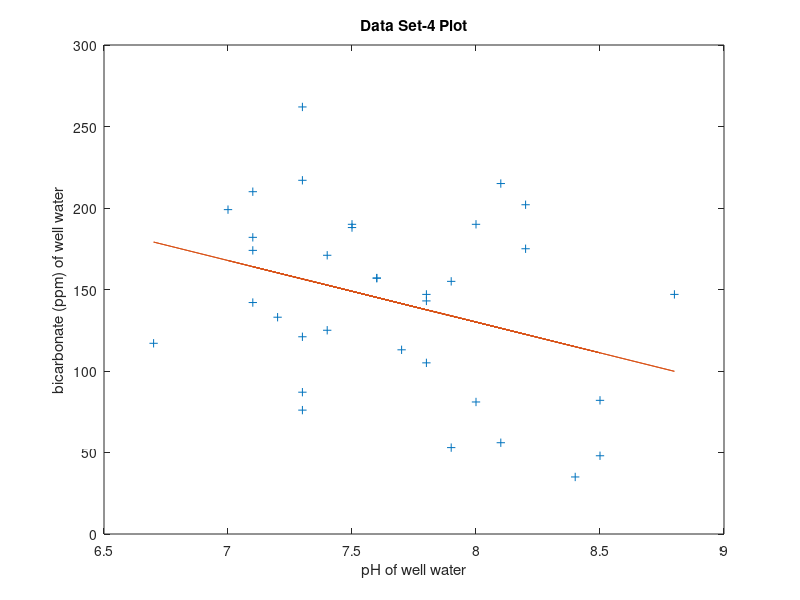

MATLAB code for this plot:
clc
clear all
x=[7.6 7.1 8.2 7.5 7.4 7.8 7.3 8 7.1 7.5 8.1 7 7.3 7.8 7.3 8 8.5 7.1 8.2 7.9 7.6 8.8 7.2 7.9 8.1 7.7 8.4 7.4 7.3 8.5 7.8 6.7 7.1 7.3];
y=[157 174 175 188 171 143 217 190 142 190 215 199 262 105 121 81 82 210 202 155 157 147 133 53 56 113 35 125 76 48 147 117 182 87];
n=length(x);
sumx=0;
sumy=0;
sumxy=0;
sumxsq=0;
sumysq=0;
for i=1:n
    sumx=sumx+x(i);
    sumy=sumy+y(i);
    sumxy=sumxy+(x(i)*y(i));
    sumxsq=sumxsq+(x(i)*x(i));
    sumysq=sumysq+(y(i)*y(i));
end

ymean=sumy/n;
xmean=sumx/n;

a1=((sumx*sumy)-(n*sumxy))/(((sumx)^2)-(n*sumxsq))
a0=ymean-(a1*xmean)
for i=1:n
    ycalc(i)=(a0+(a1*x(i)));
end

rsq=(-(sumx*sumy)+(n*sumxy))/((sqrt(-(sumx*sumx)+(n*sumxsq)))*(sqrt(n*sumysq-sumy*sumy)))
plot(x,y,'+')
hold on
plot(x,ycalc)
title('Data Set-4 Plot')
xlabel('pH of well water')
ylabel('bicarbonate (ppm) of well water')